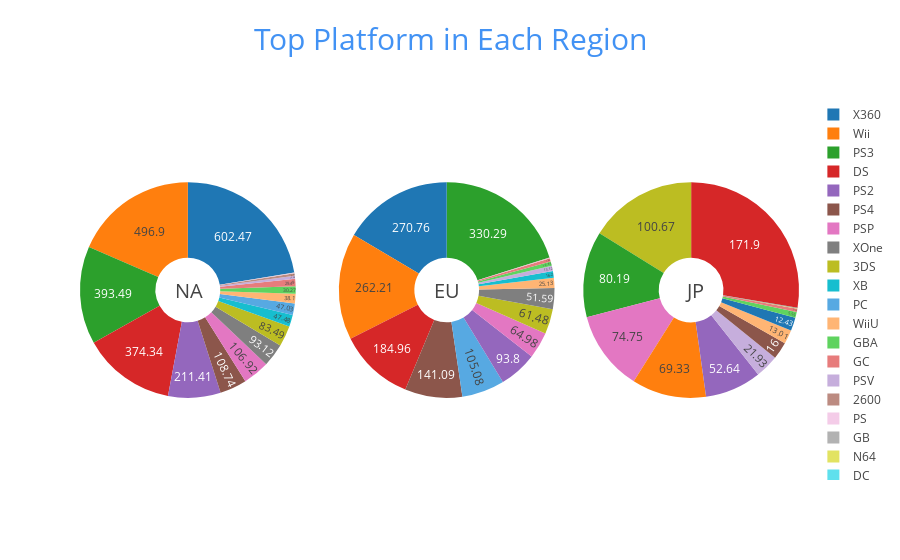

The notebook cell this image was saved under:
### Code cell
fig = {
  "data": [
    {
      "values": platform_na['NA_Sales'].tolist(),
      "labels": platform_na.index,
      "domain": {"x": [0, .30],'y': [0, 1]},
      "name": "NA",
      "hoverinfo":"label+percent+name",
      "textinfo":'value', 
      "textposition":"inside",
      "hole": .3,
      "type": "pie"
    },
    {
      "values": platform_eu['EU_Sales'].tolist(),
      "labels": platform_eu.index,
      "textposition":"inside",
      "domain": {"x": [.36, 0.66],'y': [0, 1]},
      "name": "EU",
      "hoverinfo":"label+percent+name",
        "textinfo":'value',
      "hole": .3,
      "type": "pie"
    },
    {
      "values": platform_jp['JP_Sales'].tolist(),
      "labels": platform_jp.index,
      "textposition":"inside",
      "domain": {"x": [.70, 1],'y': [0, 1]},
      "name": "JP",
      "hoverinfo":"label+percent+name",
        "textinfo":'value',
      "hole": .3,
      "type": "pie"
    }
  
  
  
  ],
  "layout": {
        "title":"Top Platform in Each Region",'titlefont':{'size' : 30,'color' : '#4292f4'},
        "annotations": [
            {
                "font": {
                    "size": 20
                },
                "showarrow": False,
                "text": "NA",
                "x": 0.13,
                "y": 0.5
            },
            {
                "font": {
                    "size": 20
                },
                "showarrow": False,
                "text": "EU",
                "x": 0.51,
                "y": 0.5
            },
            {
                "font": {
                    "size": 20
                },
                "showarrow": False,
                "text": "JP",
                "x": 0.87,
                "y": 0.5
            }
        ]
    ,"autosize": True}
}

 

config={'showLink': False}
iplot(fig, filename='donut',config=config)

#iplot(fig,filename='donut group',config=config, image_width=1000, image_height=2000)

### Figure 1 — Plotly figure (JSON) as saved in the notebook; plotly's stock layout.template omitted (floating-point values rounded to 4 significant figures)
{"data": [{"domain": {"x": [0, 0.3], "y": [0, 1]}, "hole": 0.3, "hoverinfo": "label+percent+name", "labels": ["X360", "Wii", "PS3", "DS", "PS2", "PS4", "PSP", "XOne", "3DS", "XB", "PC", "WiiU", "GBA", "GC", "PSV", "2600", "PS", "GB", "N64", "DC"], "name": "NA", "textinfo": "value", "textposition": "inside", "type": "pie", "uid": "aaec5b8e-d7bb-47c9-bd78-3ea3a0664a0a", "values": [602.5, 496.9, 393.5, 374.3, 211.4, 108.7, 106.9, 93.12, 83.49, 47.48, 47.03, 38.1, 30.27, 29.49, 12.58, 9.82, 1.8, 0.68, 0.11, 0]}, {"domain": {"x": [0.36, 0.66], "y": [0, 1]}, "hole": 0.3, "hoverinfo": "label+percent+name", "labels": ["PS3", "X360", "Wii", "DS", "PS4", "PC", "PS2", "PSP", "3DS", "XOne", "WiiU", "XB", "PSV", "GBA", "GC", "PS", "2600", "GB", "N64", "DC"], "name": "EU", "textinfo": "value", "textposition": "inside", "type": "pie", "uid": "e714c4c1-e65c-4db3-88c0-0557b742dc3b", "values": [330.3, 270.8, 262.2, 185.0, 141.1, 105.1, 93.8, 64.98, 61.48, 51.59, 25.13, 16.2, 13.12, 10.85, 7.86, 1.22, 0.61, 0.31, 0.03, 0]}, {"domain": {"x": [0.7, 1], "y": [0, 1]}, "hole": 0.3, "hoverinfo": "label+percent+name", "labels": ["DS", "3DS", "PS3", "PSP", "Wii", "PS2", "PSV", "PS4", "WiiU", "X360", "GBA", "GC", "N64", "XOne", "DC", "PS", "XB", "PC", "GB", "2600"], "name": "JP", "textinfo": "value", "textposition": "inside", "type": "pie", "uid": "4c52d049-8e92-48dd-8301-c73efe91713b", "values": [171.9, 100.7, 80.19, 74.75, 69.33, 52.64, 21.93, 16.0, 13.01, 12.43, 5.55, 3.02, 0.46, 0.34, 0.06, 0.04, 0.02, 0, 0, 0]}], "layout": {"annotations": [{"font": {"size": 20}, "showarrow": false, "text": "NA", "x": 0.13, "y": 0.5}, {"font": {"size": 20}, "showarrow": false, "text": "EU", "x": 0.51, "y": 0.5}, {"font": {"size": 20}, "showarrow": false, "text": "JP", "x": 0.87, "y": 0.5}], "autosize": true, "title": "Top Platform in Each Region", "titlefont": {"color": "#4292f4", "size": 30}}}
